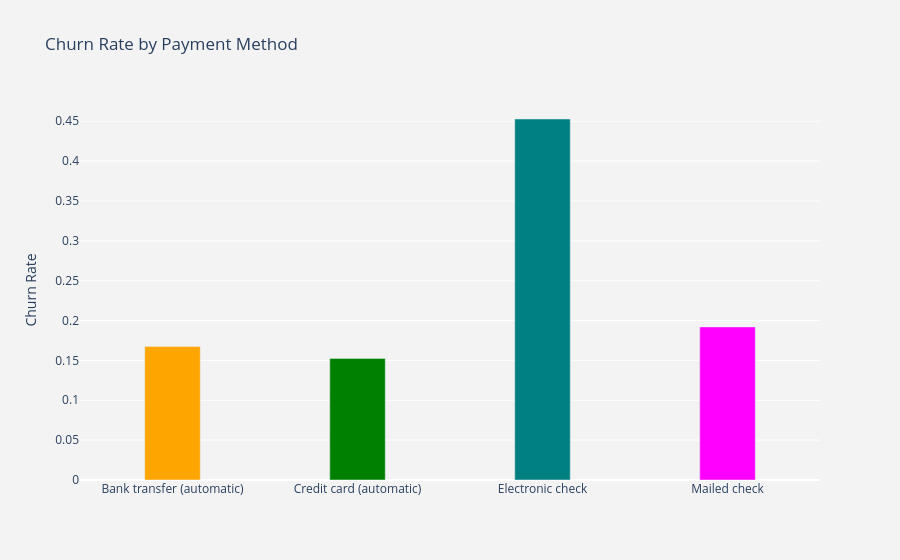

Notebook code for this chart:
### Markdown cell above
**Fiber optic customers churn at 41.9%** — more than double DSL customers (19.0%), and nearly 6x customers with no internet service at all (7.4%). This is one of the strongest signals in the data, possibly reflecting pricing or service-quality complaints specific to the fiber product.

### Code cell
# Churn rate by payment method
plot_by_payment = df.groupby('PaymentMethod').Churn.mean().reset_index()
plot_data = [go.Bar(x=plot_by_payment['PaymentMethod'], y=plot_by_payment['Churn'], width=[0.3, 0.3, 0.3, 0.3],
                     marker=dict(color=['orange', 'green', 'teal', 'magenta']))]
plot_layout = go.Layout(xaxis={"type": "category"}, yaxis={"title": "Churn Rate"}, title='Churn Rate by Payment Method',
                         plot_bgcolor='rgb(243,243,243)', paper_bgcolor='rgb(243,243,243)')
fig = go.Figure(data=plot_data, layout=plot_layout)
po.iplot(fig)

### Figure 1 — Plotly figure (JSON) as saved in the notebook; plotly's stock layout.template omitted (floating-point values rounded to 4 significant figures)
{"data": [{"marker": {"color": ["orange", "green", "teal", "magenta"]}, "type": "bar", "width": [0.3, 0.3, 0.3, 0.3], "x": ["Bank transfer (automatic)", "Credit card (automatic)", "Electronic check", "Mailed check"], "y": [0.1673, 0.1525, 0.4529, 0.192]}], "layout": {"paper_bgcolor": "rgb(243,243,243)", "plot_bgcolor": "rgb(243,243,243)", "title": {"text": "Churn Rate by Payment Method"}, "xaxis": {"type": "category"}, "yaxis": {"title": {"text": "Churn Rate"}}}}
